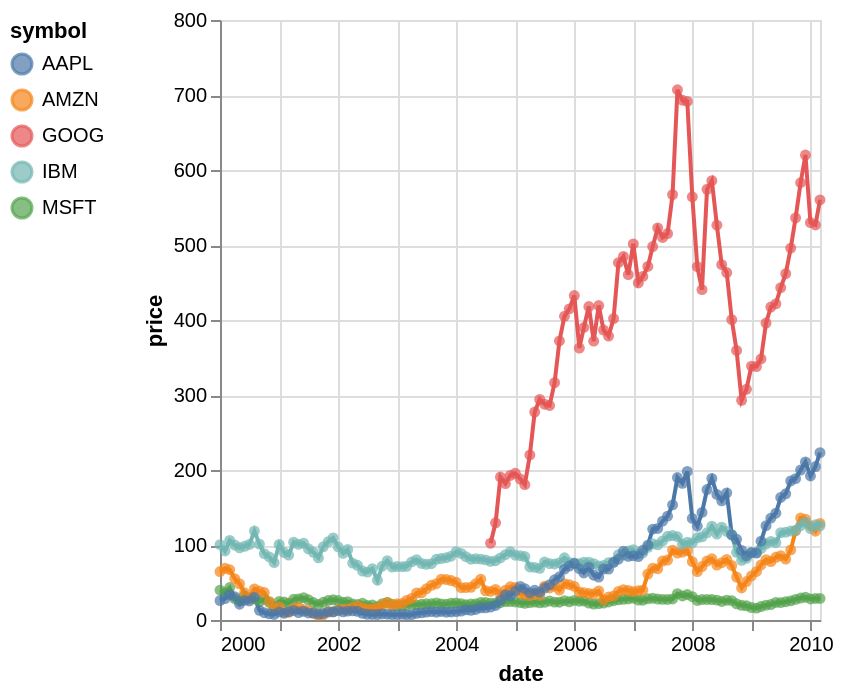

Write a Vega-Lite specification for this figure.
### Vega-Lite specification from a JSON file in a GitHub repository (floating-point values rounded to 4 significant figures; data arrays with more than 128 entries replaced by an {"elided": "..."} marker saying what was removed)
{"description": "Stock price over time with color legend orient = left.", "data": {"values": {"elided": "560 records"}}, "encoding": {"x": {"field": "date", "type": "temporal"}, "y": {"field": "price", "type": "quantitative"}, "color": {"field": "symbol", "type": "nominal", "legend": {"orient": "left"}}}, "layer": [{"mark": "line"}, {"mark": {"type": "point", "filled": true}}]}
